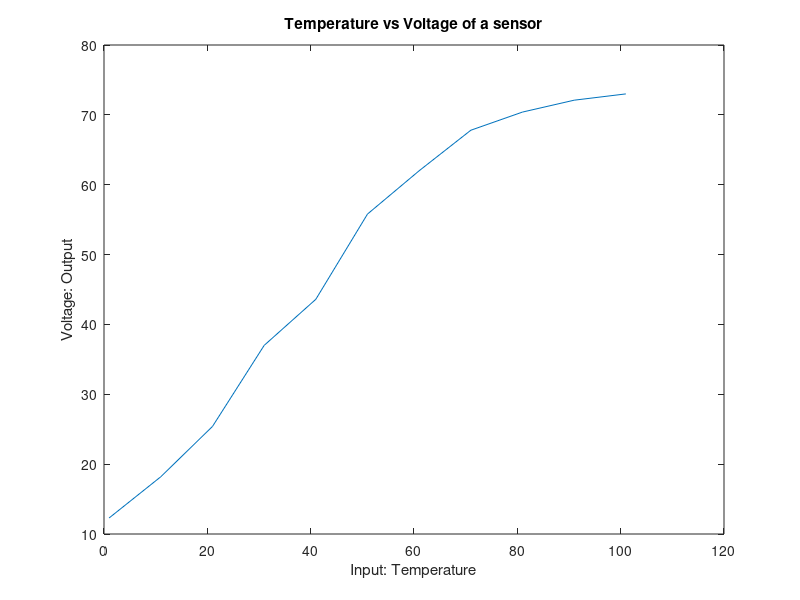

MATLAB code for this plot:
%Ex. 1.5: Descriptive statistics
Temp = 1:10:110;
Volt = [12.3, 18.2, 25.4, 37.0, 43.6, 55.8, 62.0, 67.8, 70.4, 72.1, 73.0];
%Plot the curve Temp vs Volt
figure (1), plot(Temp, Volt), title('Temperature vs Voltage of a sensor');
xlabel('Input: Temperature'), ylabel('Voltage: Output');
%Estimate the slope of the curve at each pair
slope = diff(Volt) ./ diff(Temp);
%Find the maximum slope and its positon
mx_slope = max(slope);
maximum = max(max(slope));
% Find the offset
offset = Volt(1);
[x,y]=find(slope==maximum);
